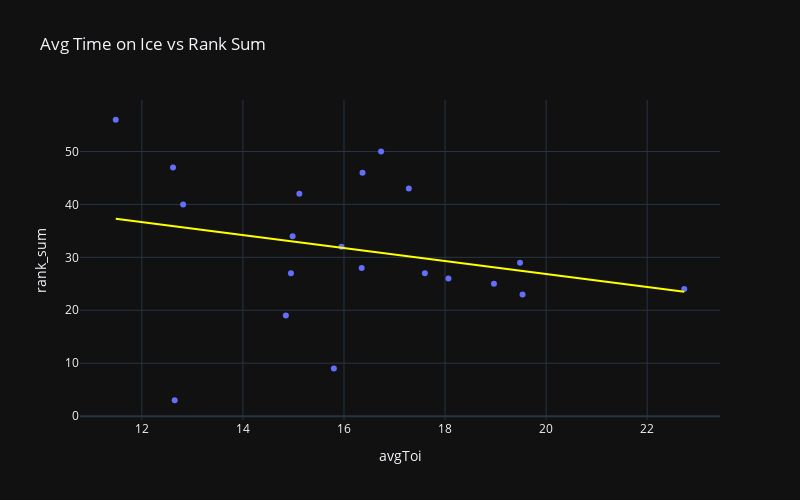

Notebook code cell kept with this figure:
### Markdown cell above
One more plot for fun here, I have avgToi on the x-axis and rank_sum on the y-axis. Players below the trendline are those that are ranked above average compared to their peers in this subset with similar avgToi. Those in the bottom left section of the graph should be ideal breakout candidates.

### Code cell
fig = px.scatter(
    subset,
    x="avgToi",
    y="rank_sum",
    hover_name="playerName",
    hover_data=["goals", "assists", "points", "gamesPlayed", "team", "age", "capHit"],
    width=800,
    height=500,
    title=f"Avg Time on Ice vs Rank Sum",
    trendline="ols",
    trendline_color_override="yellow",
)
fig.show()

### Figure 1 — Plotly figure (JSON) as saved in the notebook; plotly's stock layout.template omitted (floating-point values rounded to 4 significant figures)
{"data": [{"customdata": [[2, 3, 5, 39, ["Pittsburgh Penguins"], 27, 775000], [0, 2, 2, 41, ["Colorado Avalanche"], 26, 775000], [2, 11, 13, 76, ["Edmonton Oilers"], 24, 950000], [4, 9, 13, 56, ["Anaheim Ducks"], 23, 925000], [2, 11, 13, 56, ["Montréal Canadiens"], 23, 867500], [3, 6, 9, 61, ["Detroit Red Wings"], 23, 775000], [3, 1, 4, 32, ["Chicago Blackhawks"], 23, 775000], [2, 7, 9, 30, ["San Jose Sharks"], 22, 894167], [5, 28, 33, 77, ["Boston Bruins"], 23, 925000], [1, 5, 6, 14, ["Carolina Hurricanes"], 22, 916667], [7, 13, 20, 62, ["Anaheim Ducks"], 21, 844167], [5, 20, 25, 73, ["Seattle Kraken"], 23, 897500], [4, 4, 8, 14, ["New Jersey Devils"], 20, 950000], [6, 60, 66, 82, ["Montréal Canadiens"], 20, 950000], [5, 14, 19, 68, ["Anaheim Ducks"], 21, 918333], [2, 2, 4, 27, ["New Jersey Devils"], 20, 918333], [1, 2, 3, 28, ["Vancouver Canucks"], 20, 870000], [5, 10, 15, 76, ["Colorado Avalanche"], 26, 850000], [4, 14, 18, 76, ["Florida Panthers"], 28, 850000], [1, 3, 4, 41, ["Ottawa Senators"], 26, 775000]], "hovertemplate": "<b>%{hovertext}</b><br><br>avgToi=%{x}<br>rank_sum=%{y}<br>goals=%{customdata[0]}<br>assists=%{customdata[1]}<br>points=%{customdata[2]}<br>gamesPlayed=%{customdata[3]}<br>team=%{customdata[4]}<br>age=%{customdata[5]}<br>capHit=%{customdata[6]}<extra></extra>", "hovertext": ["Ryan Shea", "Keaton Middleton", "Ty Emberson", "Drew Helleson", "Jayden Struble", "Albert Johansson", "Louis Crevier", "Shakir Mukhamadullin", "Mason Lohrei", "Scott Morrow", "Olen Zellweger", "Ryker Evans", "Seamus Casey", "Lane Hutson", "Pavel Mintyukov", "Simon Nemec", "Elias Pettersson", "Sam Malinski", "Uvis Balinskis", "Nikolas Matinpalo"], "legendgroup": "", "marker": {"color": "#636efa", "symbol": "circle"}, "mode": "markers", "name": "", "orientation": "v", "showlegend": false, "type": "scatter", "x": [16.73, 11.48, 15.12, 16.35, 14.95, 16.37, 17.28, 18.07, 19.53, 15.8, 18.97, 19.48, 12.65, 22.73, 17.6, 14.98, 12.82, 15.95, 14.85, 12.62], "xaxis": "x", "y": [50, 56, 42, 28, 27, 46, 43, 26, 23, 9, 25, 29, 3, 24, 27, 34, 40, 32, 19, 47], "yaxis": "y"}, {"hovertemplate": "<b>OLS trendline</b><br>rank_sum = -1.22842 * avgToi + 51.4209<br>R<sup>2</sup>=0.063255<br><br>avgToi=%{x}<br>rank_sum=%{y} <b>(trend)</b><extra></extra>", "legendgroup": "", "line": {"color": "yellow"}, "marker": {"color": "#636efa", "symbol": "circle"}, "mode": "lines", "name": "", "showlegend": false, "type": "scatter", "x": [11.48, 12.62, 12.65, 12.82, 14.85, 14.95, 14.98, 15.12, 15.8, 15.95, 16.35, 16.37, 16.73, 17.28, 17.6, 18.07, 18.97, 19.48, 19.53, 22.73], "xaxis": "x", "y": [37.31, 35.92, 35.88, 35.68, 33.18, 33.06, 33.02, 32.85, 32.01, 31.83, 31.34, 31.32, 30.87, 30.19, 29.8, 29.23, 28.12, 27.49, 27.43, 23.49], "yaxis": "y"}], "layout": {"height": 500, "legend": {"tracegroupgap": 0}, "title": {"text": "Avg Time on Ice vs Rank Sum"}, "width": 800, "xaxis": {"anchor": "y", "domain": [0, 1], "title": {"text": "avgToi"}}, "yaxis": {"anchor": "x", "domain": [0, 1], "title": {"text": "rank_sum"}}}}
